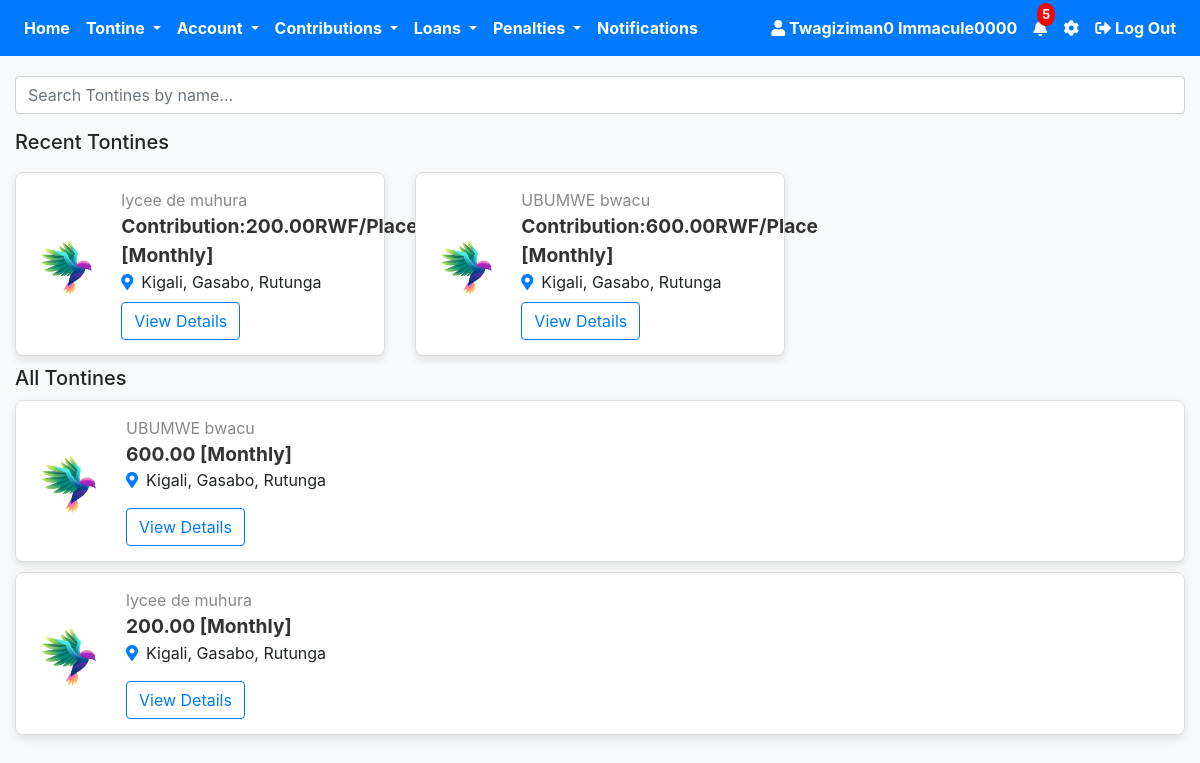
Before: /user_profile.php (signed in) with the older database file.
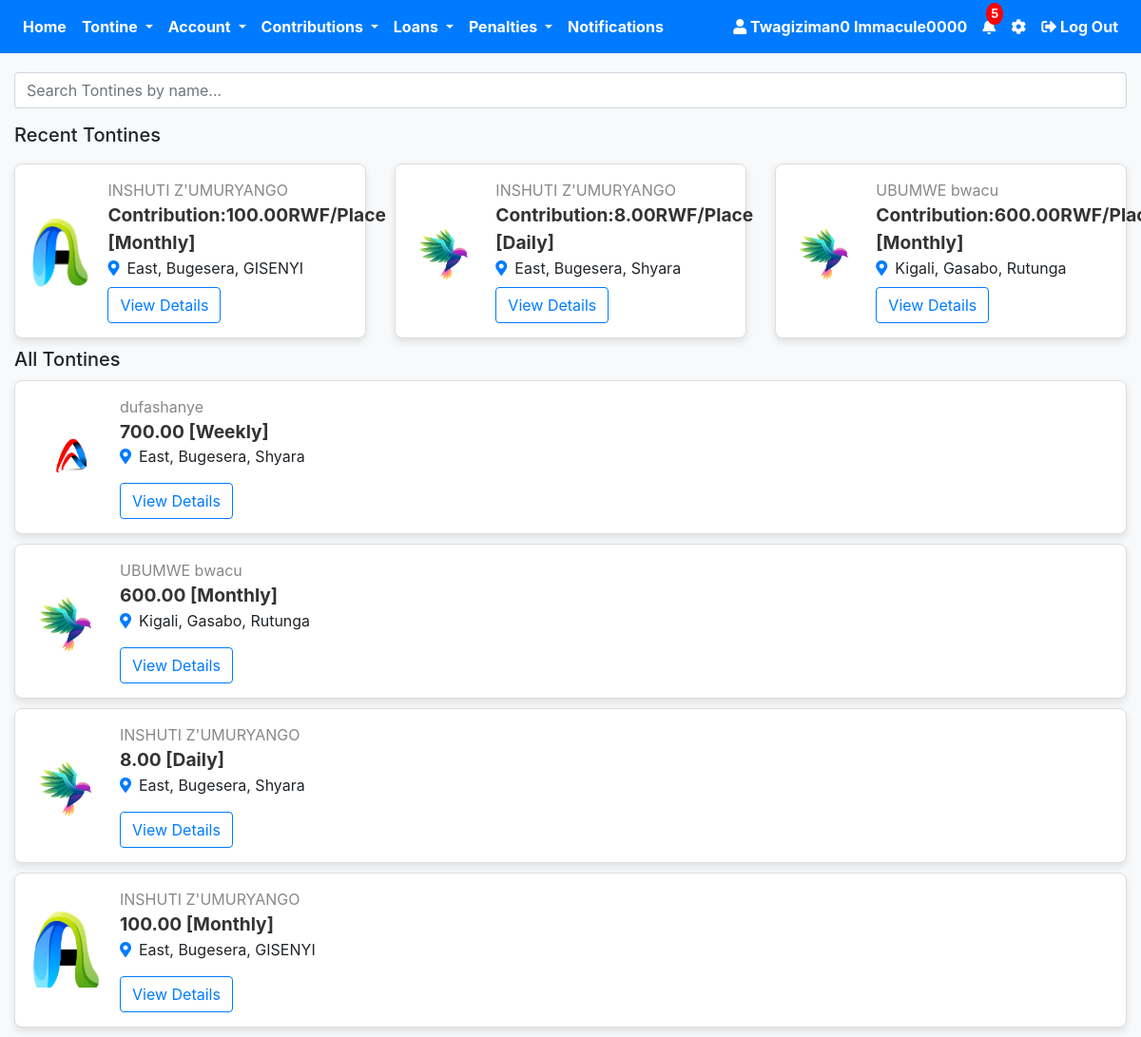
After: the same page with the newer database file.
### tables this page shows
CREATE TABLE `users` (
  `id` int(11) NOT NULL,
  `firstname` varchar(50) NOT NULL,
  `lastname` varchar(50) NOT NULL,
  `phone_number` varchar(15) NOT NULL,
  `password` varchar(255) NOT NULL,
  `image` varchar(255) NOT NULL,
  `otp` int(11) DEFAULT 0,
  `verified` tinyint(4) NOT NULL DEFAULT 0,
  `otp_used` tinyint(1) NOT NULL DEFAULT 0,
  `otp_login` int(11) NOT NULL DEFAULT 0,
  `otp_forgot` int(11) NOT NULL,
  `terms` tinyint(1) DEFAULT 0,
  `created_at` timestamp NOT NULL DEFAULT current_timestamp(),
  `updated_at` timestamp NOT NULL DEFAULT current_timestamp() ON UPDATE current_timestamp()
);

CREATE TABLE `tontine` (
  `id` int(11) NOT NULL,
  `tontine_name` varchar(255) NOT NULL,
  `logo` varchar(255) DEFAULT NULL,
  `join_date` date NOT NULL,
  `province` varchar(100) NOT NULL,
  `district` varchar(100) NOT NULL,
  `sector` varchar(100) NOT NULL,
  `total_contributions` decimal(10,2) NOT NULL,
  `occurrence` enum('Daily','Weekly','Monthly') NOT NULL,
  `time` time DEFAULT NULL,
  `day` enum('Monday','Tuesday','Wednesday','Thursday','Friday','Saturday','Sunday') DEFAULT NULL,
  `date` date DEFAULT NULL,
  `created_at` timestamp NOT NULL DEFAULT current_timestamp(),
  `user_id` int(11) DEFAULT NULL,
  `role` varchar(30) NOT NULL,
  `member_list` varchar(255) NOT NULL,
  `purpose` varchar(255) NOT NULL,
  `rules` varchar(255) NOT NULL
);

### user_profile.php (the view, shortened to what this page needs)
<?php
require 'config.php';
$user_id = $_SESSION['user_id'];
$stmt = $pdo->prepare("SELECT firstname, lastname, phone_number, image FROM users WHERE id = :id");
$stmt->bindParam(':id', $user_id);
$stmt->execute();
$user = $stmt->fetch(PDO::FETCH_ASSOC);
$user_name = htmlspecialchars($user['firstname'] . ' ' . $user['lastname']);
$total_notifications = 5;
?>
<!DOCTYPE html>
<html lang="en">
<head>
    <link rel="stylesheet" href="https://stackpath.bootstrapcdn.com/bootstrap/4.5.2/css/bootstrap.min.css">
    <link rel="stylesheet" href="https://cdnjs.cloudflare.com/ajax/libs/font-awesome/5.15.4/css/all.min.css">
</head>
<body>
    <nav class="navbar navbar-expand-lg navbar-dark bg-primary">
        <div class="collapse navbar-collapse" id="navbarNav">
            <ul class="navbar-nav mr-auto">
                <li class="nav-item">
                    <a class="nav-link font-weight-bold text-white" href="user_profile.php">Home</a>
                </li>
                <li class="nav-item dropdown">
                    <a class="nav-link dropdown-toggle font-weight-bold text-white" href="#" id="paymentsDropdown" role="button" data-toggle="dropdown" aria-haspopup="true" aria-expanded="false">
                        Tontine
                    </a>
                </li>
                <li class="nav-item dropdown">
                    <a class="nav-link dropdown-toggle font-weight-bold text-white" href="#" id="accountDropdown" role="button" data-toggle="dropdown" aria-haspopup="true" aria-expanded="false">
                        Account
                    </a>
                </li>
                <li class="nav-item dropdown">
                    <a class="nav-link dropdown-toggle font-weight-bold text-white" href="#" id="contributionsDropdown" role="button" data-toggle="dropdown" aria-haspopup="true" aria-expanded="false">
                        Contributions
                    </a>
                </li>
                <li class="nav-item dropdown">
                    <a class="nav-link dropdown-toggle font-weight-bold text-white" href="#" id="loansDropdown" role="button" data-toggle="dropdown" aria-haspopup="true" aria-expanded="false">
                        Loans
                    </a>
                </li>
                <li class="nav-item dropdown">
                    <a class="nav-link dropdown-toggle font-weight-bold text-white" href="#" id="penaltiesDropdown" role="button" data-toggle="dropdown" aria-haspopup="true" aria-expanded="false">
                        Penalties
                    </a>
                </li>
                <li class="nav-item">
                    <a class="nav-link font-weight-bold text-white" href="#">Notifications</a>
                </li>
            </ul>
            <ul class="navbar-nav ml-auto">
                <li class="nav-item">
                    <a class="nav-link font-weight-bold text-white" href="#">
                        <i class="fas fa-user"></i>
                        <?php echo htmlspecialchars($user_name); ?>
                    </a>
                </li>
                <li class="nav-item">
                    <a class="nav-link position-relative font-weight-bold text-white" href="#">
                        <i class="fas fa-bell"></i>
                        <span class="notification-badge"><?php echo $total_notifications; ?></span>
                    </a>
                </li>
                <li class="nav-item">
                    <a class="nav-link font-weight-bold text-white" href="setting.php">
                        <i class="fas fa-cog"></i>
                    </a>
                </li>
                <li class="nav-item">
                    <a class="nav-link font-weight-bold text-white" href="#" onclick="confirmLogout()">
                        <i class="fas fa-sign-out-alt"></i> Log Out
                    </a>
                </li>
            </ul>
        </div>
    </nav>
<div class="container mt-1">
<div class="form-group">
    <input type="text" id="search" class="form-control" placeholder="Search Tontines by name..." onkeyup="searchTontines()">
</div>
    <h5>Recent Tontines</h5>
    <div class="row recent-tontines">
    <?php
    $recentQuery = $pdo->query("SELECT * FROM tontine ORDER BY created_at DESC LIMIT 3");
    while ($tontine = $recentQuery->fetch(PDO::FETCH_ASSOC)) {
        $logo = !empty($tontine['logo']) ? $tontine['logo'] : 'default-logo.png';
        $timeInfo = '';
        echo "
        <div class='col-md-4'>
            <div class='job-card'>
                <img src='$logo' alt='Tontine Logo' class='job-logo'>
                <div class='job-info'>
                    <span class='company-name'>{$tontine['tontine_name']}</span>
     <div class='job-title'>Contribution:{$tontine['total_contributions']}RWF/Place [{$tontine['occurrence']}]</div>
                    <div class='timer'>$timeInfo</div>
                    <div class='details'>
                        <i class='fas fa-map-marker-alt icon'></i>{$tontine['province']}, {$tontine['district']}, {$tontine['sector']}
                    </div>
                   <button class='btn btn-outline-primary mt-2' onclick='confirmJoinTontine(" . $tontine['id'] . ")'>View Details</button>
                </div>
            </div>
        </div>
        ";
    }
    ?>
</div>
    <h5>All Tontines</h5>
    <div class="job-listings">
        <?php
        $query = $pdo->query("SELECT * FROM tontine");
        while ($tontine = $query->fetch(PDO::FETCH_ASSOC)) {
            $logo = !empty($tontine['logo']) ? $tontine['logo'] : 'default-logo.png';
            $timeInfo = '';
            echo "
            <div class='job-card'>
                <img src='$logo' alt='Tontine Logo' class='job-logo'>
                <div class='job-info'>
                    <span class='company-name'>{$tontine['tontine_name']}</span>
                    <div class='job-title'>{$tontine['total_contributions']} [{$tontine['occurrence']}]</div>
                    <div class='details'>
                        <i class='fas fa-map-marker-alt icon'></i>{$tontine['province']}, {$tontine['district']}, {$tontine['sector']}
                    </div>
                    <div class='timer mt-2'>
                        $timeInfo
                    </div>
                  <button class='btn btn-outline-primary mt-2' onclick='confirmJoinTontine(" . $tontine['id'] . ")'>View Details</button>
                </div>
            </div>";
        }
        ?>
    </div>
</div>
</body>
</html>

### user_profile.php (style rules this page uses)
.container { max-width: 1000%; }
.job-card { width: 100%; max-width: 1000%; border: 1px solid #ddd; border-radius: 8px; margin: 10px auto; padding: 15px; box-shadow: 0 4px 8px rgba(0, 0, 0, 0.1); background-color: #fff; transition: transform 0.3s ease; display: flex; align-items: center; }
.job-logo { width: 80px; height: 80px; border-radius: 8px; object-fit: cover; margin-right: 15px; }
.job-info { flex-grow: 1; }
.job-title { font-size: 1.2rem; font-weight: bold; color: #333; }
.company-name { font-size: 1rem; color: #888; }
.icon { color: #007bff; margin-right: 8px; }
body { background-color: #f8f9fa; }
.navbar { margin-bottom: 20px; }
.notification-badge { position: absolute; top: -5px; right: -0px; background-color: red; color: white; border-radius: 50%; padding: 2px 5px; font-size: 0.80rem; }

Changed rows visible on the page:
removed tontine: logo (picture), tontine_name "lycee de muhura", total_contributions "200.00", occurrence "Monthly", province "Kigali", district "Gasabo", sector "Rutunga"
added tontine: logo (picture), tontine_name "INSHUTI Z'UMURYANGO", total_contributions "100.00", occurrence "Monthly", province "East", district "Bugesera", sector "GISENYI"
added tontine: logo (picture), tontine_name "INSHUTI Z'UMURYANGO", total_contributions "8.00", occurrence "Daily", province "East", district "Bugesera", sector "Shyara"
added tontine: logo (picture), tontine_name "dufashanye", total_contributions "700.00", occurrence "Weekly", province "East", district "Bugesera", sector "Shyara", shown under "All Tontines"
